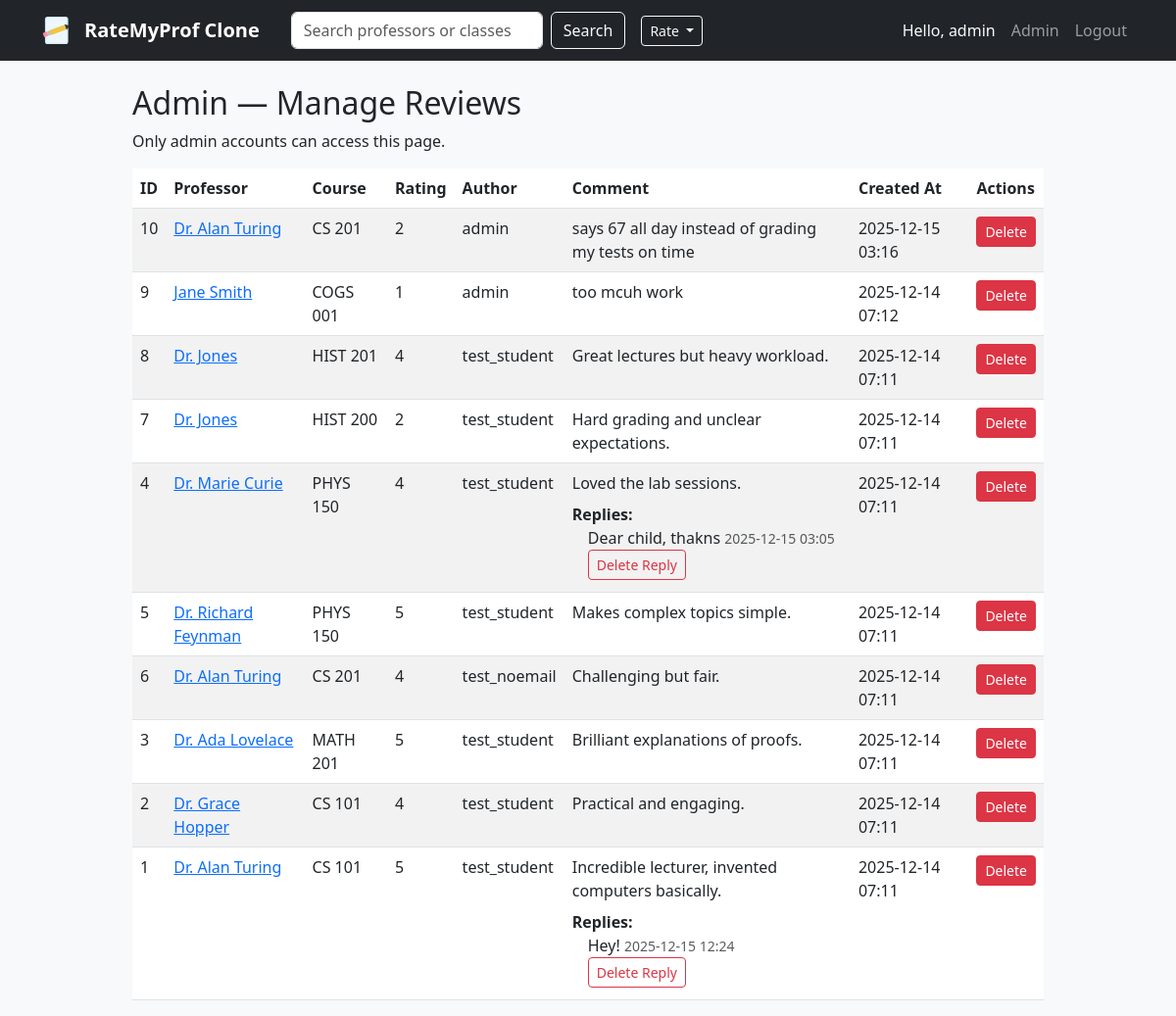
Page /admin/reviews (signed in) on the earlier database version.
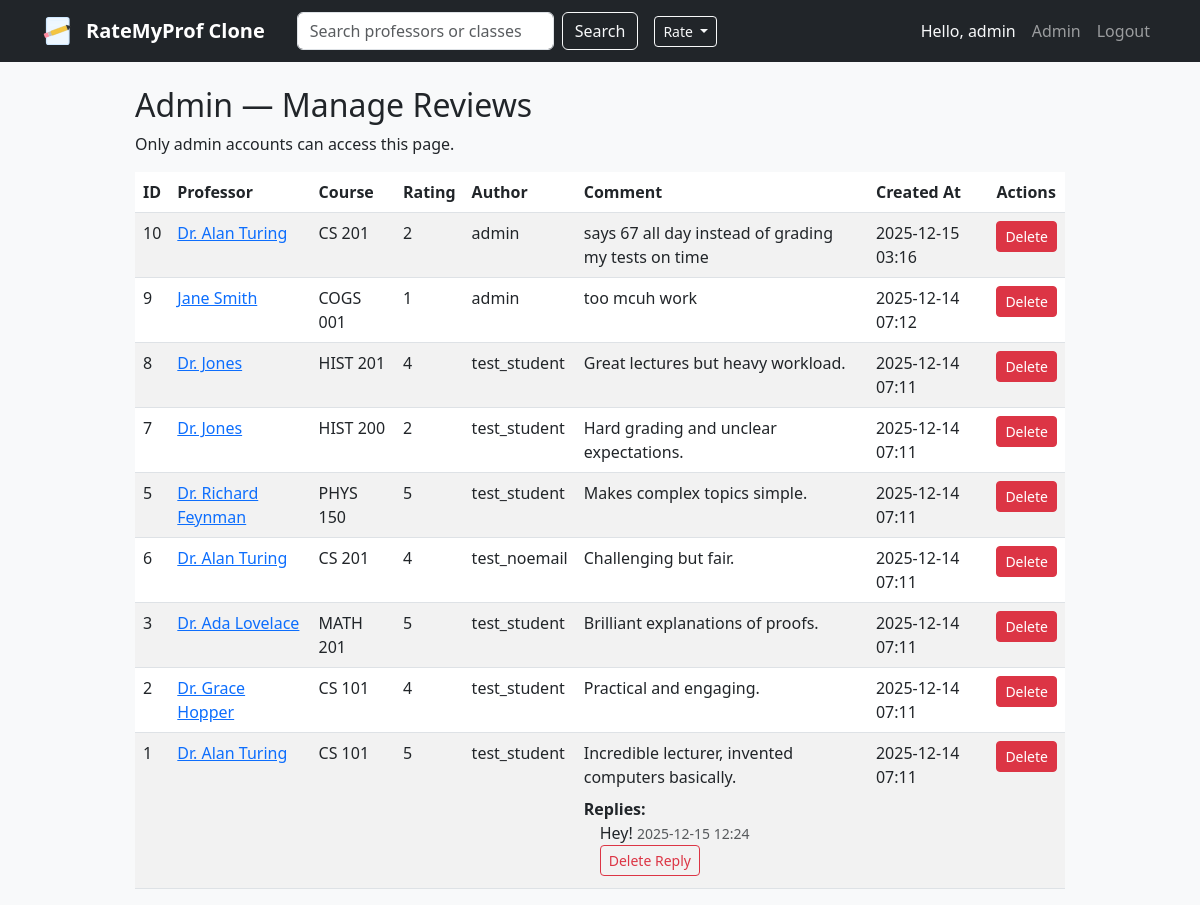
Same page on the later database version.
### app.py (models this page shows)
class User(db.Model, UserMixin):
    __tablename__ = 'users'
    id = db.Column(db.Integer, primary_key=True)
    username = db.Column(db.String(50), unique=True, nullable=False)
    email = db.Column(db.String(100), unique=True, nullable=True)
    password_hash = db.Column(db.String(255), nullable=False)
    role = db.Column(db.String(20), nullable=False, server_default='student')
    review_deletion_count = db.Column(db.Integer, default=0, nullable=False)

class Review(db.Model):
    __tablename__ = 'reviews'
    id = db.Column(db.Integer, primary_key=True)
    user_id = db.Column(db.Integer, db.ForeignKey('users.id'), nullable=True)
    professor_id = db.Column(db.Integer, db.ForeignKey('professors.id'), nullable=False)
    course_code = db.Column(db.String(20), nullable=False)
    rating = db.Column(db.Integer, nullable=False)
    comment = db.Column(db.Text)
    grade = db.Column(db.String(5), nullable=True)
    semester = db.Column(db.String(10), nullable=True)
    year = db.Column(db.Integer, nullable=True)
    created_at = db.Column(db.DateTime, default=datetime.utcnow)
    votes = db.relationship('ReviewVote', backref='review', lazy=True)
    user = db.relationship('User', backref='reviews', uselist=False)
    replies = db.relationship('ReviewReply', backref='review', lazy=True)

class ReviewReply(db.Model):
    __tablename__ = 'review_replies'
    id = db.Column(db.Integer, primary_key=True)
    user_id = db.Column(db.Integer, db.ForeignKey('users.id'), nullable=True)
    review_id = db.Column(db.Integer, db.ForeignKey('reviews.id'), nullable=False)
    comment = db.Column(db.Text, nullable=False)
    created_at = db.Column(db.DateTime, default=datetime.utcnow)
    user = db.relationship('User', backref='replies', uselist=False)

### app.py (the view)
@app.route('/admin/reviews')
@login_required
def admin_reviews():
    if getattr(current_user, 'role', None) != 'admin':
        flash('Admin access required.', 'danger')
        return redirect(url_for('home'))
    reviews = Review.query.order_by(Review.created_at.desc()).all()
    for r in reviews:
        r.professor_name = r.professor.name if r.professor else 'Unknown'
        r.author_name = r.user.username if (r.user and r.user.username) else 'Anonymous'
        r.replies_list = ReviewReply.query.filter_by(review_id=r.id).order_by(ReviewReply.created_at.asc()).all()
    return render_template('admin_reviews.html', reviews=reviews)

### app.py (called while the page is built)
@login_manager.user_loader
def load_user(user_id):
    return User.query.get(int(user_id))

### templates/admin_reviews.html
{% extends "base.html" %}
{% block content %}
<div class="col-md-10 offset-md-1">
    <h2>Admin — Manage Reviews</h2>
    <p>Only admin accounts can access this page.</p>
    <table class="table table-striped">
        <thead>
            <tr>
                <th>ID</th>
                <th>Professor</th>
                <th>Course</th>
                <th>Rating</th>
                <th>Author</th>
                <th>Comment</th>
                <th>Created At</th>
                <th>Actions</th>
            </tr>
        </thead>
        <tbody>
            {% for r in reviews %}
            <tr>
                <td>{{ r.id }}</td>
                <td>
                    {% if r.professor %}
                        <a href="{{ url_for('professor_detail', id=r.professor.id) }}">{{ r.professor_name }}</a>
                    {% else %}
                        {{ r.professor_name }}
                    {% endif %}
                </td>
                <td>{{ r.course_code }}</td>
                <td>{{ r.rating }}</td>
                <td>{{ r.author_name }}</td>
                <td>
                    <div>{{ r.comment[:80] }}{% if r.comment|length > 80 %}...{% endif %}</div>
                    {% if r.replies_list and r.replies_list|length > 0 %}
                        <div class="mt-2">
                            <strong>Replies:</strong>
                            <ul class="list-unstyled mb-0 ps-3">
                                {% for reply in r.replies_list %}
                                    <li class="mb-1">
                                        <div>{{ reply.comment }} <small class="text-muted">{{ reply.created_at.strftime('%Y-%m-%d %H:%M') }}</small></div>
                                        {% if current_user.role == 'admin' %}
                                            <form method="POST" action="{{ url_for('admin_delete_reply', reply_id=reply.id) }}" style="display:inline;" onsubmit="return confirm('Delete reply #'+{{ reply.id }}+'?');">
                                                <button type="submit" class="btn btn-sm btn-outline-danger">Delete Reply</button>
                                            </form>
                                        {% endif %}
                                    </li>
                                {% endfor %}
                            </ul>
                        </div>
                    {% endif %}
                </td>
                <td>{{ r.created_at.strftime('%Y-%m-%d %H:%M') if r.created_at else '' }}</td>
                <td>
                    <form method="POST" action="{{ url_for('admin_delete_review', review_id=r.id) }}" onsubmit="return confirm('Delete review #'+{{ r.id }}+'?');">
                        <button type="submit" class="btn btn-sm btn-danger">Delete</button>
                    </form>
                </td>
            </tr>
            {% endfor %}
        </tbody>
    </table>
</div>
{% endblock %}

### templates/base.html (shortened to what this page needs)
<!DOCTYPE html>
<html lang="en">
<head>
    <link href="https://cdn.jsdelivr.net/npm/bootstrap@5.3.0/dist/css/bootstrap.min.css" rel="stylesheet">
</head>
<body class="bg-light">
    <nav class="navbar navbar-expand-lg navbar-dark bg-dark mb-4">
        <div class="container">
            <a class="navbar-brand d-flex align-items-center" href="{{ url_for('home') }}">
                <span class="fw-bold">RateMyProf Clone</span>
            </a>
            <div class="d-flex ms-3 me-auto align-items-center">
                <form class="d-flex" method="get" action="{{ url_for('search') }}">
                    <input class="form-control me-2" type="search" name="q" placeholder="Search professors or classes" aria-label="Search">
                    <button class="btn btn-outline-light" type="submit">Search</button>
                </form>
                <div class="dropdown ms-3">
                    <button class="btn btn-outline-light btn-sm dropdown-toggle" type="button" data-bs-toggle="dropdown">
                        Rate
                    </button>
                </div>
            </div>
            <div class="navbar-nav ms-auto">
                {% if current_user.is_authenticated %}
                    <span class="nav-item nav-link text-light">Hello, {{ current_user.username }}</span>
                    {% if current_user.role == 'admin' %}
                        <a class="nav-item nav-link" href="{{ url_for('admin_reviews') }}">Admin</a>
                    {% endif %}
                    <a class="nav-item nav-link" href="{{ url_for('logout') }}">Logout</a>
                {% else %}
                    <a class="nav-item nav-link" href="{{ url_for('login') }}">Login</a>
                    <a class="nav-item nav-link" href="{{ url_for('register') }}">Register</a>
                {% endif %}
            </div>
        </div>
    </nav>
    <div class="container">
        {% block content %}{% endblock %}
    </div>
</body>
</html>

Differences in the rows shown:
removed Review: id "4", professor_name "Dr. Marie Curie", course_code "PHYS 150", rating "4", author_name "test_student", comment "Loved the lab sessions.", created_at "2025-12-14 07:11"
removed ReviewReply: comment "Dear child, thakns", created_at "2025-12-15 03:05", shown under "4"
